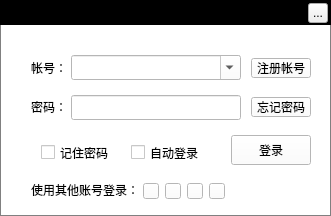
<?xml version="1.0" encoding="UTF-8"?>
<ui version="4.0">
 <class>MusicUserDialog</class>
 <widget class="QWidget" name="MusicUserDialog">
  <property name="geometry">
   <rect>
    <x>0</x>
    <y>0</y>
    <width>331</width>
    <height>216</height>
   </rect>
  </property>
  <property name="windowTitle">
   <string>MusicUserDialog</string>
  </property>
  <property name="styleSheet">
   <string notr="true">#MusicUserDialog{background:white;border:1px solid gray}</string>
  </property>
  <widget class="QLabel" name="topTitleBar">
   <property name="geometry">
    <rect>
     <x>0</x>
     <y>0</y>
     <width>331</width>
     <height>25</height>
    </rect>
   </property>
   <property name="styleSheet">
    <string notr="true">background:black</string>
   </property>
   <property name="text">
    <string/>
   </property>
  </widget>
  <widget class="QLabel" name="topTitleName">
   <property name="geometry">
    <rect>
     <x>10</x>
     <y>0</y>
     <width>61</width>
     <height>25</height>
    </rect>
   </property>
   <property name="styleSheet">
    <string notr="true">color:&quot;#FFFFFF&quot;;font-weight:bold</string>
   </property>
   <property name="text">
    <string>用户登录</string>
   </property>
  </widget>
  <widget class="QToolButton" name="topTitleCloseButton">
   <property name="geometry">
    <rect>
     <x>308</x>
     <y>3</y>
     <width>20</width>
     <height>20</height>
    </rect>
   </property>
   <property name="text">
    <string>...</string>
   </property>
  </widget>
  <widget class="QStackedWidget" name="stackedWidget">
   <property name="enabled">
    <bool>true</bool>
   </property>
   <property name="geometry">
    <rect>
     <x>1</x>
     <y>35</y>
     <width>329</width>
     <height>180</height>
    </rect>
   </property>
   <property name="styleSheet">
    <string notr="true">background:white;</string>
   </property>
   <property name="currentIndex">
    <number>0</number>
   </property>
   <widget class="QWidget" name="one">
    <widget class="QLabel" name="usernameLabel">
     <property name="geometry">
      <rect>
       <x>30</x>
       <y>23</y>
       <width>40</width>
       <height>20</height>
      </rect>
     </property>
     <property name="text">
      <string>帐号：</string>
     </property>
    </widget>
    <widget class="QLabel" name="passwdLabel">
     <property name="geometry">
      <rect>
       <x>30</x>
       <y>62</y>
       <width>40</width>
       <height>20</height>
      </rect>
     </property>
     <property name="text">
      <string>密码：</string>
     </property>
    </widget>
    <widget class="QComboBox" name="userComboBox">
     <property name="geometry">
      <rect>
       <x>70</x>
       <y>20</y>
       <width>170</width>
       <height>25</height>
      </rect>
     </property>
     <property name="styleSheet">
      <string notr="true"/>
     </property>
     <property name="editable">
      <bool>true</bool>
     </property>
    </widget>
    <widget class="QLineEdit" name="passwLineEdit">
     <property name="enabled">
      <bool>true</bool>
     </property>
     <property name="geometry">
      <rect>
       <x>70</x>
       <y>60</y>
       <width>170</width>
       <height>25</height>
      </rect>
     </property>
     <property name="styleSheet">
      <string notr="true"/>
     </property>
     <property name="echoMode">
      <enum>QLineEdit::Password</enum>
     </property>
    </widget>
    <widget class="QPushButton" name="forgotPwdButton">
     <property name="geometry">
      <rect>
       <x>250</x>
       <y>62</y>
       <width>60</width>
       <height>20</height>
      </rect>
     </property>
     <property name="text">
      <string>忘记密码</string>
     </property>
    </widget>
    <widget class="QPushButton" name="registerButton">
     <property name="geometry">
      <rect>
       <x>250</x>
       <y>23</y>
       <width>60</width>
       <height>20</height>
      </rect>
     </property>
     <property name="text">
      <string>注册帐号</string>
     </property>
    </widget>
    <widget class="QCheckBox" name="rememberPwd">
     <property name="geometry">
      <rect>
       <x>40</x>
       <y>110</y>
       <width>70</width>
       <height>15</height>
      </rect>
     </property>
     <property name="text">
      <string>记住密码</string>
     </property>
    </widget>
    <widget class="QCheckBox" name="automaticLogon">
     <property name="geometry">
      <rect>
       <x>130</x>
       <y>110</y>
       <width>70</width>
       <height>15</height>
      </rect>
     </property>
     <property name="text">
      <string>自动登录</string>
     </property>
    </widget>
    <widget class="QPushButton" name="loginButton">
     <property name="geometry">
      <rect>
       <x>230</x>
       <y>100</y>
       <width>80</width>
       <height>30</height>
      </rect>
     </property>
     <property name="text">
      <string>登录</string>
     </property>
    </widget>
    <widget class="QLabel" name="otherLogin">
     <property name="geometry">
      <rect>
       <x>30</x>
       <y>145</y>
       <width>111</width>
       <height>20</height>
      </rect>
     </property>
     <property name="text">
      <string>使用其他账号登录：</string>
     </property>
    </widget>
    <widget class="QPushButton" name="otherLogin_2">
     <property name="geometry">
      <rect>
       <x>142</x>
       <y>148</y>
       <width>16</width>
       <height>16</height>
      </rect>
     </property>
     <property name="cursor">
      <cursorShape>PointingHandCursor</cursorShape>
     </property>
     <property name="toolTip">
      <string/>
     </property>
     <property name="styleSheet">
      <string notr="true">border-image:url(:/usermanager/qq)</string>
     </property>
     <property name="text">
      <string/>
     </property>
    </widget>
    <widget class="QPushButton" name="otherLogin_3">
     <property name="geometry">
      <rect>
       <x>164</x>
       <y>148</y>
       <width>16</width>
       <height>16</height>
      </rect>
     </property>
     <property name="cursor">
      <cursorShape>PointingHandCursor</cursorShape>
     </property>
     <property name="toolTip">
      <string/>
     </property>
     <property name="styleSheet">
      <string notr="true">border-image:url(:/usermanager/renren)</string>
     </property>
     <property name="text">
      <string/>
     </property>
    </widget>
    <widget class="QPushButton" name="otherLogin_4">
     <property name="geometry">
      <rect>
       <x>186</x>
       <y>148</y>
       <width>16</width>
       <height>16</height>
      </rect>
     </property>
     <property name="cursor">
      <cursorShape>PointingHandCursor</cursorShape>
     </property>
     <property name="toolTip">
      <string/>
     </property>
     <property name="styleSheet">
      <string notr="true">border-image:url(:/usermanager/weixing)</string>
     </property>
     <property name="text">
      <string/>
     </property>
    </widget>
    <widget class="QPushButton" name="otherLogin_5">
     <property name="geometry">
      <rect>
       <x>208</x>
       <y>148</y>
       <width>16</width>
       <height>16</height>
      </rect>
     </property>
     <property name="cursor">
      <cursorShape>PointingHandCursor</cursorShape>
     </property>
     <property name="toolTip">
      <string/>
     </property>
     <property name="styleSheet">
      <string notr="true">border-image:url(:/usermanager/xinlang)</string>
     </property>
     <property name="text">
      <string/>
     </property>
    </widget>
   </widget>
   <widget class="QWidget" name="two">
    <widget class="QLabel" name="usernameLabel">
     <property name="geometry">
      <rect>
       <x>30</x>
       <y>25</y>
       <width>61</width>
       <height>20</height>
      </rect>
     </property>
     <property name="text">
      <string>注册帐号：</string>
     </property>
    </widget>
    <widget class="QLabel" name="mailLabel">
     <property name="geometry">
      <rect>
       <x>30</x>
       <y>77</y>
       <width>61</width>
       <height>20</height>
      </rect>
     </property>
     <property name="text">
      <string>邮箱地址：</string>
     </property>
    </widget>
    <widget class="MusicUserLineEdit" name="registerMailLine">
     <property name="geometry">
      <rect>
       <x>100</x>
       <y>75</y>
       <width>190</width>
       <height>25</height>
      </rect>
     </property>
    </widget>
    <widget class="MusicUserLineEdit" name="registerUserLine">
     <property name="geometry">
      <rect>
       <x>100</x>
       <y>20</y>
       <width>190</width>
       <height>25</height>
      </rect>
     </property>
     <property name="styleSheet">
      <string notr="true">QLineEdit::hover{ border: 2px solid #AAAAFF;}</string>
     </property>
    </widget>
    <widget class="QLabel" name="registerUserLineR">
     <property name="geometry">
      <rect>
       <x>105</x>
       <y>50</y>
       <width>180</width>
       <height>20</height>
      </rect>
     </property>
     <property name="text">
      <string>4-20个字母、数字和符号组成</string>
     </property>
    </widget>
    <widget class="QLabel" name="registerMailLineR">
     <property name="geometry">
      <rect>
       <x>105</x>
       <y>105</y>
       <width>180</width>
       <height>20</height>
      </rect>
     </property>
     <property name="text">
      <string>请填写正确的邮箱地址</string>
     </property>
    </widget>
    <widget class="QLabel" name="registerPwdLineR">
     <property name="geometry">
      <rect>
       <x>105</x>
       <y>160</y>
       <width>180</width>
       <height>20</height>
      </rect>
     </property>
     <property name="text">
      <string>6-16个字母、数字和符号组成</string>
     </property>
    </widget>
    <widget class="QLabel" name="registerPwdCLineR">
     <property name="geometry">
      <rect>
       <x>105</x>
       <y>215</y>
       <width>180</width>
       <height>20</height>
      </rect>
     </property>
     <property name="text">
      <string>6-16个字母、数字和符号组成</string>
     </property>
    </widget>
    <widget class="MusicUserLineEdit" name="registerPwdLine">
     <property name="geometry">
      <rect>
       <x>100</x>
       <y>130</y>
       <width>190</width>
       <height>25</height>
      </rect>
     </property>
     <property name="text">
      <string/>
     </property>
     <property name="echoMode">
      <enum>QLineEdit::Password</enum>
     </property>
    </widget>
    <widget class="MusicUserLineEdit" name="registerPwdCLine">
     <property name="geometry">
      <rect>
       <x>100</x>
       <y>185</y>
       <width>190</width>
       <height>25</height>
      </rect>
     </property>
     <property name="text">
      <string/>
     </property>
     <property name="echoMode">
      <enum>QLineEdit::Password</enum>
     </property>
    </widget>
    <widget class="QLabel" name="passwdLable">
     <property name="geometry">
      <rect>
       <x>30</x>
       <y>132</y>
       <width>61</width>
       <height>20</height>
      </rect>
     </property>
     <property name="text">
      <string>设置密码：</string>
     </property>
    </widget>
    <widget class="QLabel" name="passwdCLabel">
     <property name="geometry">
      <rect>
       <x>30</x>
       <y>188</y>
       <width>61</width>
       <height>20</height>
      </rect>
     </property>
     <property name="text">
      <string>确认密码：</string>
     </property>
    </widget>
    <widget class="QPushButton" name="confirmButton">
     <property name="geometry">
      <rect>
       <x>160</x>
       <y>250</y>
       <width>60</width>
       <height>25</height>
      </rect>
     </property>
     <property name="text">
      <string>确定</string>
     </property>
    </widget>
    <widget class="QPushButton" name="cancelButton">
     <property name="geometry">
      <rect>
       <x>230</x>
       <y>250</y>
       <width>60</width>
       <height>25</height>
      </rect>
     </property>
     <property name="text">
      <string>取消</string>
     </property>
    </widget>
    <widget class="QCheckBox" name="agreementCheckBox">
     <property name="geometry">
      <rect>
       <x>30</x>
       <y>265</y>
       <width>111</width>
       <height>16</height>
      </rect>
     </property>
     <property name="text">
      <string>我已阅读并接受</string>
     </property>
    </widget>
    <widget class="QPushButton" name="agreementButton">
     <property name="geometry">
      <rect>
       <x>50</x>
       <y>240</y>
       <width>60</width>
       <height>20</height>
      </rect>
     </property>
     <property name="text">
      <string>网站协议</string>
     </property>
    </widget>
    <widget class="QLabel" name="labelRight">
     <property name="geometry">
      <rect>
       <x>295</x>
       <y>22</y>
       <width>20</width>
       <height>20</height>
      </rect>
     </property>
     <property name="styleSheet">
      <string notr="true">image:url(:/usermanager/right)</string>
     </property>
     <property name="text">
      <string/>
     </property>
    </widget>
    <widget class="QLabel" name="labelRigh_2">
     <property name="geometry">
      <rect>
       <x>295</x>
       <y>77</y>
       <width>20</width>
       <height>20</height>
      </rect>
     </property>
     <property name="styleSheet">
      <string notr="true">image:url(:/usermanager/right)</string>
     </property>
     <property name="text">
      <string/>
     </property>
    </widget>
    <widget class="QLabel" name="labelRigh_3">
     <property name="geometry">
      <rect>
       <x>295</x>
       <y>132</y>
       <width>20</width>
       <height>20</height>
      </rect>
     </property>
     <property name="styleSheet">
      <string notr="true">image:url(:/usermanager/right)</string>
     </property>
     <property name="text">
      <string/>
     </property>
    </widget>
    <widget class="QLabel" name="labelRigh_4">
     <property name="geometry">
      <rect>
       <x>295</x>
       <y>187</y>
       <width>20</width>
       <height>20</height>
      </rect>
     </property>
     <property name="styleSheet">
      <string notr="true">image:url(:/usermanager/right)</string>
     </property>
     <property name="text">
      <string/>
     </property>
    </widget>
   </widget>
   <widget class="QWidget" name="three">
    <widget class="QLabel" name="userLineLabel">
     <property name="geometry">
      <rect>
       <x>50</x>
       <y>23</y>
       <width>40</width>
       <height>20</height>
      </rect>
     </property>
     <property name="text">
      <string>原帐号：</string>
     </property>
    </widget>
    <widget class="QLabel" name="mailLineLabel">
     <property name="geometry">
      <rect>
       <x>50</x>
       <y>62</y>
       <width>40</width>
       <height>20</height>
      </rect>
     </property>
     <property name="text">
      <string>原邮箱：</string>
     </property>
    </widget>
    <widget class="QLineEdit" name="mailLineEdit">
     <property name="geometry">
      <rect>
       <x>100</x>
       <y>60</y>
       <width>170</width>
       <height>25</height>
      </rect>
     </property>
     <property name="styleSheet">
      <string notr="true"/>
     </property>
    </widget>
    <widget class="QLineEdit" name="userLineEdit">
     <property name="geometry">
      <rect>
       <x>100</x>
       <y>20</y>
       <width>170</width>
       <height>25</height>
      </rect>
     </property>
     <property name="styleSheet">
      <string notr="true"/>
     </property>
    </widget>
    <widget class="QLabel" name="pwdLineLabel">
     <property name="geometry">
      <rect>
       <x>50</x>
       <y>101</y>
       <width>40</width>
       <height>20</height>
      </rect>
     </property>
     <property name="text">
      <string>新密码：</string>
     </property>
    </widget>
    <widget class="MusicUserLineEdit" name="pwdLineEdit">
     <property name="geometry">
      <rect>
       <x>100</x>
       <y>100</y>
       <width>170</width>
       <height>25</height>
      </rect>
     </property>
     <property name="styleSheet">
      <string notr="true"/>
     </property>
     <property name="echoMode">
      <enum>QLineEdit::Password</enum>
     </property>
    </widget>
    <widget class="QLabel" name="pwdLineEditR">
     <property name="geometry">
      <rect>
       <x>105</x>
       <y>130</y>
       <width>165</width>
       <height>20</height>
      </rect>
     </property>
     <property name="text">
      <string>6-16个字母、数字和符号组成</string>
     </property>
    </widget>
    <widget class="QLabel" name="labelRigh_5">
     <property name="geometry">
      <rect>
       <x>275</x>
       <y>102</y>
       <width>20</width>
       <height>20</height>
      </rect>
     </property>
     <property name="styleSheet">
      <string notr="true">image:url(:/usermanager/right)</string>
     </property>
     <property name="text">
      <string/>
     </property>
    </widget>
    <widget class="QPushButton" name="verificationCode">
     <property name="geometry">
      <rect>
       <x>30</x>
       <y>160</y>
       <width>91</width>
       <height>31</height>
      </rect>
     </property>
     <property name="styleSheet">
      <string notr="true"/>
     </property>
     <property name="text">
      <string/>
     </property>
    </widget>
    <widget class="QLineEdit" name="verificationCodeEdit">
     <property name="geometry">
      <rect>
       <x>210</x>
       <y>160</y>
       <width>80</width>
       <height>25</height>
      </rect>
     </property>
     <property name="styleSheet">
      <string notr="true"/>
     </property>
    </widget>
    <widget class="QLabel" name="verificationCodeLabel">
     <property name="geometry">
      <rect>
       <x>135</x>
       <y>164</y>
       <width>71</width>
       <height>20</height>
      </rect>
     </property>
     <property name="text">
      <string>输入验证码：</string>
     </property>
    </widget>
    <widget class="QPushButton" name="confirmButton_2">
     <property name="geometry">
      <rect>
       <x>70</x>
       <y>210</y>
       <width>60</width>
       <height>25</height>
      </rect>
     </property>
     <property name="text">
      <string>确定</string>
     </property>
    </widget>
    <widget class="QPushButton" name="cancelButton_2">
     <property name="geometry">
      <rect>
       <x>200</x>
       <y>210</y>
       <width>60</width>
       <height>25</height>
      </rect>
     </property>
     <property name="text">
      <string>取消</string>
     </property>
    </widget>
   </widget>
  </widget>
 </widget>
 <customwidgets>
  <customwidget>
   <class>MusicUserLineEdit</class>
   <extends>QLineEdit</extends>
   <header>musicuserlineedit.h</header>
   <container>1</container>
  </customwidget>
 </customwidgets>
 <resources/>
 <connections/>
</ui>
